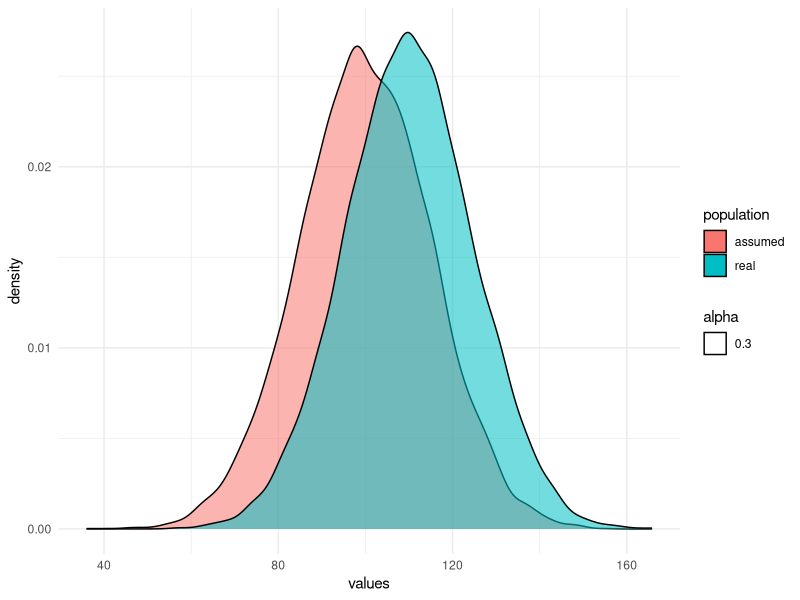
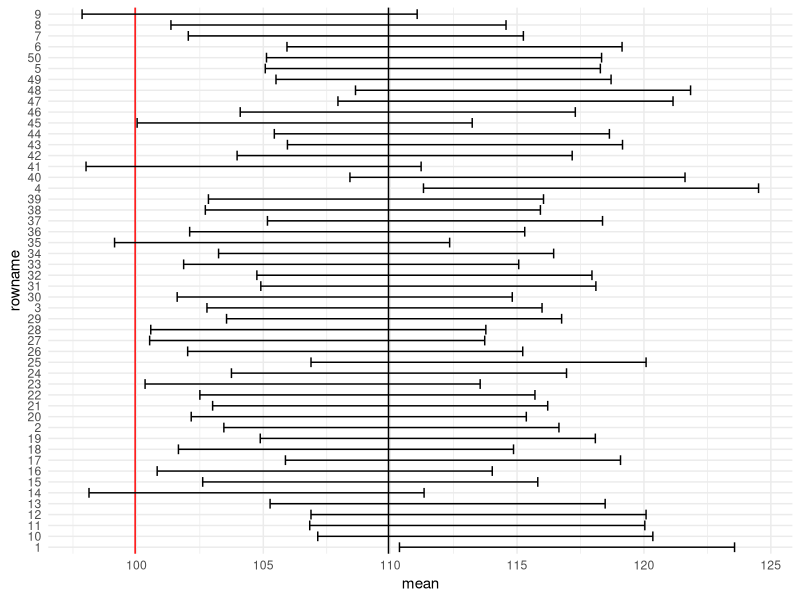

R code for these plots, in order: (Note: this script raises an error after producing the figures.)
## ---- chunk 1
library(tidyverse)
theme_set(theme_minimal())
## ---- chunk 2
N <- 10000

set.seed(765)
data <- tibble(
  population = c(rep("assumed", N), rep("real", N)),
  values = c(rnorm(N, mean = 100, sd = 15),
             rnorm(N, mean = 110, sd = 15))
)

real <- data %>% 
  filter(population == "real")

assumed <- data %>%
  filter(population == "assumed")
## ---- chunk 3
ggplot(data, aes(x = values, fill = population)) +
  geom_density(aes(alpha = .3))
## ---- chunk 4
se <- sd(assumed$values) / sqrt(20)

cis <- c(1:50) %>%
  map_dbl(~ sample(real$values, 20) %>% mean) %>%
  map_dfr(~ tibble(lower = . - 1.96 * se, 
                   upper = . + 1.96 * se,
                   mean = .)) %>%
  rownames_to_column() 
## ---- chunk 5
ggplot(cis, aes(x = rowname, y = mean)) +
  geom_hline(yintercept = mean(assumed$values), color = "red") +
  coord_flip() +
  geom_errorbar(aes(ymin = lower, 
                   ymax = upper)) +
  geom_hline(yintercept = mean(real$values)) +
  theme(axis.text.y  = element_blank(),
        axis.ticks.y = element_blank()) +
  theme_minimal()
## ---- chunk 6
ggplot(NULL, aes(x = c(20, 80))) +
  stat_function(fun = dnorm,
                geom = "area",
                fill = "steelblue",
                alpha = .2,
                xlim = c(20, 80),
                args = list(
                  mean = 50,
                  sd = 20 / sqrt(16)
                )) +
  xlim(30, 80) +
  xlab("z-values") +
  ylab("Dichte p(z)")
## ---- chunk 7
ggplot(NULL, aes(x = c(20, 80))) +
  stat_function(fun = dnorm,
                geom = "area",
                fill = "steelblue",
                alpha = .2,
                xlim = c(20, 80),
                args = list(
                  mean = 50,
                  sd = 20 / sqrt(16)
                )) +
  stat_function(fun = dnorm,
                geom = "area",
                fill = "tomato",
                alpha = .2,
                xlim = c(20, 80),
                args = list(
                  mean = 61,
                  sd = 20 / sqrt(16)
                )) +
  xlim(30, 80) +
  xlab("z-values") +
  ylab("Dichte p(z)")
## ---- chunk 8
ggplot(NULL, aes(x = c(20, 80))) +
  stat_function(fun = dnorm,
                geom = "line",
                linetype = 2,
                xlim = c(20, 80),
                args = list(
                  mean = 61,
                  sd = 20 / sqrt(16)
                )) +
  stat_function(fun = dnorm,
                geom = "area",
                fill = "steelblue",
                alpha = .2,
                xlim = c(20, 80),
                args = list(
                  mean = 50,
                  sd = 20 / sqrt(16)
                )) +
  stat_function(fun = dnorm,
                geom = "area",
                fill = "steelblue",
                xlim = c(qnorm(0.99, mean = 50, sd = 20 / sqrt(16)),
                         80),
                args = list(
                  mean = 50, 
                  sd = 20 / sqrt(16)
                )) +
  # geom_vline(xintercept = qnorm(0.95, mean = 50, sd = 20 / sqrt(16))) +
  xlim(30, 80) +
  xlab("z-values") +
  ylab("Dichte p(z)")
## ---- chunk 9
ggplot(NULL, aes(x = c(20, 80))) +
  stat_function(fun = dnorm,
                geom = "area",
                fill = "tomato",
                alpha = .2,
                linetype = 2,
                xlim = c(20, 80),
                args = list(
                  mean = 61,
                  sd = 20 / sqrt(16)
                )) +
  stat_function(fun = dnorm,
                geom = "line",
                linetype = 2,
                alpha = .2,
                xlim = c(20, 80),
                args = list(
                  mean = 50,
                  sd = 20 / sqrt(16)
                )) +
  stat_function(fun = dnorm,
                geom = "area",
                fill = "tomato",
                xlim = c(40,
                         qnorm(0.99, mean = 50, sd = 20 / sqrt(16))),
                args = list(
                  mean = 61, 
                  sd = 20 / sqrt(16)
                )) +
  # stat_function(fun = dnorm,
  #               geom = "area",
  #               fill = "steelblue",
  #               xlim = c(qnorm(0.99, mean = 50, sd = 20 / sqrt(16)),
  #                        80),
  #               args = list(
  #                 mean = 50, 
  #                 sd = 20 / sqrt(16)
  #               )) +
  # geom_vline(xintercept = qnorm(0.95, mean = 50, sd = 20 / sqrt(16))) +
  xlim(30, 80) +
  xlab("z-values") +
  ylab("Dichte p(z)")
## ---- chunk 10
ggplot(NULL, aes(x = c(20, 80))) +
  stat_function(fun = dnorm,
                geom = "area",
                fill = "tomato",
                alpha = .2,
                linetype = 2,
                xlim = c(20, 80),
                args = list(
                  mean = 61,
                  sd = 20 / sqrt(16)
                )) +
  stat_function(fun = dnorm,
                geom = "area",
                fill = "steelblue",
                alpha = .2,
                xlim = c(20, 80),
                args = list(
                  mean = 50,
                  sd = 20 / sqrt(16)
                )) +
  stat_function(fun = dnorm,
                geom = "area",
                fill = "tomato",
                xlim = c(40,
                         qnorm(0.99, mean = 50, sd = 20 / sqrt(16))),
                args = list(
                  mean = 61, 
                  sd = 20 / sqrt(16)
                )) +
  stat_function(fun = dnorm,
                geom = "area",
                fill = "steelblue",
                xlim = c(qnorm(0.99, mean = 50, sd = 20 / sqrt(16)),
                         80),
                args = list(
                  mean = 50,
                  sd = 20 / sqrt(16)
                )) +
  xlim(30, 80) +
  xlab("z-values") +
  ylab("Dichte p(z)")
## ---- chunk 11
ggplot(NULL, aes(x = c(20, 80))) +
  stat_function(fun = dnorm,
                geom = "area",
                fill = "tomato",
                alpha = .2,
                linetype = 2,
                xlim = c(20, 80),
                args = list(
                  mean = 61,
                  sd = 20 / sqrt(16)
                )) +
  stat_function(fun = dnorm,
                geom = "area",
                fill = "steelblue",
                alpha = .2,
                xlim = c(20, 80),
                args = list(
                  mean = 50,
                  sd = 20 / sqrt(16)
                )) +
  stat_function(fun = dnorm,
                geom = "area",
                fill = "tomato",
                xlim = c(40,
                         qnorm(0.95, mean = 50, sd = 20 / sqrt(16))),
                args = list(
                  mean = 61, 
                  sd = 20 / sqrt(16)
                )) +
  stat_function(fun = dnorm,
                geom = "area",
                fill = "steelblue",
                xlim = c(qnorm(0.95, mean = 50, sd = 20 / sqrt(16)),
                         80),
                args = list(
                  mean = 50,
                  sd = 20 / sqrt(16)
                )) +
  xlim(30, 80) +
  xlab("z-values") +
  ylab("Dichte p(z)")
## ---- chunk 12
ggplot(NULL, aes(x = c(20, 80))) +
  # stat_function(fun = dnorm,
  #               geom = "line",
  #               linetype = 1,
  #               linetype = 2,
  #               xlim = c(20, 80),
  #               args = list(
  #                 mean = 61,
  #                 sd = 20 / sqrt(16)
  #               )) +
  stat_function(fun = dnorm,
                geom = "line",
                linetype = 2,
                alpha = .2,
                xlim = c(20, 80),
                args = list(
                  mean = 50,
                  sd = 20 / sqrt(16)
                )) +
  stat_function(fun = dnorm,
                geom = "area",
                fill = "tomato",
                alpha = .1,
                xlim = c(40,
                         qnorm(0.95, mean = 50, sd = 20 / sqrt(16))),
                args = list(
                  mean = 61, 
                  sd = 20 / sqrt(16)
                )) +
  stat_function(fun = dnorm,
                geom = "area",
                fill = "tomato",
                xlim = c(qnorm(0.95, mean = 50, sd = 20 / sqrt(16)),
                         80),
                args = list(
                  mean = 61, 
                  sd = 20 / sqrt(16)
                )) +
  # stat_function(fun = dnorm,
  #               geom = "area",
  #               fill = "steelblue",
  #               xlim = c(qnorm(0.95, mean = 50, sd = 20 / sqrt(16)),
  #                        80),
  #               args = list(
  #                 mean = 50,
  #                 sd = 20 / sqrt(16)
                # )) +
  xlim(30, 80) +
  xlab("z-values") +
  ylab("Dichte p(z)")
## ---- chunk 13
ggplot(NULL, aes(x = c(20, 80))) +
  # stat_function(fun = dnorm,
  #               geom = "line",
  #               linetype = 1,
  #               linetype = 2,
  #               xlim = c(20, 80),
  #               args = list(
  #                 mean = 61,
  #                 sd = 20 / sqrt(16)
  #               )) +
  stat_function(fun = dnorm,
                geom = "line",
                linetype = 2,
                alpha = .2,
                xlim = c(20, 80),
                args = list(
                  mean = 50,
                  sd = 20 / sqrt(16)
                )) +
  stat_function(fun = dnorm,
                geom = "area",
                fill = "tomato",
                alpha = .1,
                xlim = c(40,
                         qnorm(0.95, mean = 50, sd = 20 / sqrt(16))),
                args = list(
                  mean = 70, 
                  sd = 20 / sqrt(16)
                )) +
  stat_function(fun = dnorm,
                geom = "area",
                fill = "tomato",
                xlim = c(qnorm(0.95, mean = 50, sd = 20 / sqrt(16)),
                         90),
                args = list(
                  mean = 70, 
                  sd = 20 / sqrt(16)
                )) +
  # stat_function(fun = dnorm,
  #               geom = "area",
  #               fill = "steelblue",
  #               xlim = c(qnorm(0.95, mean = 50, sd = 20 / sqrt(16)),
  #                        80),
  #               args = list(
  #                 mean = 50,
  #                 sd = 20 / sqrt(16)
                # )) +
  xlim(30, 90) +
  xlab("z-values") +
  ylab("Dichte p(z)")
## ---- chunk 14
power_with_n <- function(n) {
  ggplot(NULL, aes(x = c(20, 80))) +
  stat_function(fun = dnorm,
                geom = "line",
                linetype = 2,
                alpha = .2,
                xlim = c(20, 80),
                args = list(
                  mean = 50,
                  sd = 20 / sqrt(n)
                )) +
  stat_function(fun = dnorm,
                geom = "area",
                fill = "tomato",
                alpha = .1,
                xlim = c(40,
                         qnorm(0.95, mean = 50, sd = 20 / sqrt(n))),
                args = list(
                  mean = 61, 
                  sd = 20 / sqrt(n)
                )) +
  stat_function(fun = dnorm,
                geom = "area",
                fill = "tomato",
                xlim = c(qnorm(0.95, mean = 50, sd = 20 / sqrt(n)),
                         80),
                args = list(
                  mean = 61, 
                  sd = 20 / sqrt(n)
                )) +
  xlim(30, 80) +
  xlab("z-values") +
  ylab("Dichte p(z)")
}
## ---- chunk 15
power_with_n(30)
